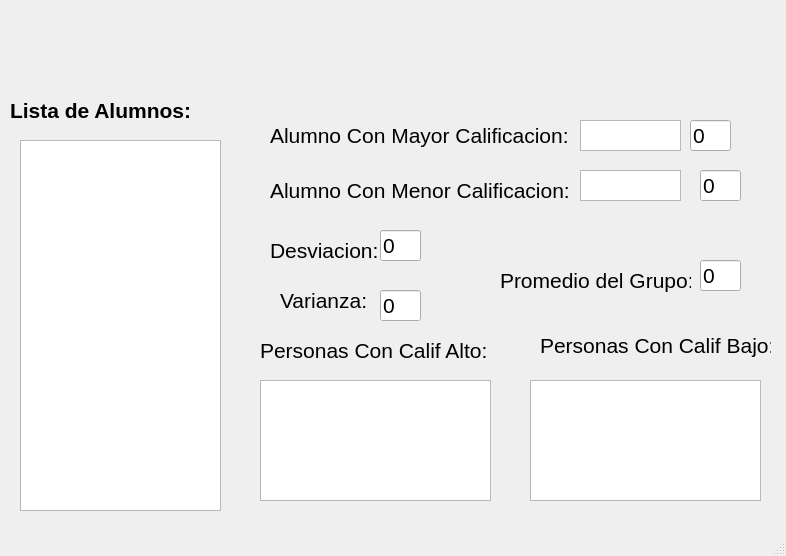
<?xml version="1.0" encoding="UTF-8"?>
<ui version="4.0">
 <class>MainWindow</class>
 <widget class="QMainWindow" name="MainWindow">
  <property name="geometry">
   <rect>
    <x>0</x>
    <y>0</y>
    <width>786</width>
    <height>556</height>
   </rect>
  </property>
  <property name="windowTitle">
   <string>MainWindow</string>
  </property>
  <widget class="QWidget" name="centralwidget">
   <widget class="QListWidget" name="lw_alumnos">
    <property name="geometry">
     <rect>
      <x>20</x>
      <y>140</y>
      <width>201</width>
      <height>371</height>
     </rect>
    </property>
    <property name="font">
     <font>
      <pointsize>16</pointsize>
     </font>
    </property>
   </widget>
   <widget class="QLabel" name="label">
    <property name="geometry">
     <rect>
      <x>10</x>
      <y>90</y>
      <width>191</width>
      <height>41</height>
     </rect>
    </property>
    <property name="font">
     <font>
      <pointsize>16</pointsize>
      <weight>75</weight>
      <bold>true</bold>
     </font>
    </property>
    <property name="text">
     <string>Lista de Alumnos:</string>
    </property>
   </widget>
   <widget class="QLineEdit" name="txt_calificacion">
    <property name="geometry">
     <rect>
      <x>700</x>
      <y>670</y>
      <width>41</width>
      <height>31</height>
     </rect>
    </property>
    <property name="font">
     <font>
      <pointsize>16</pointsize>
     </font>
    </property>
    <property name="text">
     <string>0</string>
    </property>
   </widget>
   <widget class="QLabel" name="label_10">
    <property name="geometry">
     <rect>
      <x>830</x>
      <y>0</y>
      <width>121</width>
      <height>131</height>
     </rect>
    </property>
    <property name="text">
     <string/>
    </property>
    <property name="pixmap">
     <pixmap>:/LOGO/Imagenes/HD-wallpaper-bob-esponja-mafioso-bob-esponja-gangster-mafioso-meme.jpg</pixmap>
    </property>
    <property name="scaledContents">
     <bool>true</bool>
    </property>
   </widget>
   <widget class="QLabel" name="label_8">
    <property name="geometry">
     <rect>
      <x>10</x>
      <y>0</y>
      <width>111</width>
      <height>121</height>
     </rect>
    </property>
    <property name="text">
     <string/>
    </property>
    <property name="pixmap">
     <pixmap>:/NUMEROS/Imagenes/Boca_Juniors_logo18.svg.png</pixmap>
    </property>
    <property name="scaledContents">
     <bool>true</bool>
    </property>
   </widget>
   <widget class="QLabel" name="label_9">
    <property name="geometry">
     <rect>
      <x>120</x>
      <y>0</y>
      <width>701</width>
      <height>81</height>
     </rect>
    </property>
    <property name="text">
     <string/>
    </property>
    <property name="pixmap">
     <pixmap>:/UAT_FIANS/Imagenes/FIANS.png</pixmap>
    </property>
    <property name="scaledContents">
     <bool>true</bool>
    </property>
   </widget>
   <widget class="QLabel" name="label_4">
    <property name="geometry">
     <rect>
      <x>360</x>
      <y>640</y>
      <width>341</width>
      <height>81</height>
     </rect>
    </property>
    <property name="font">
     <font>
      <pointsize>16</pointsize>
     </font>
    </property>
    <property name="text">
     <string>Calificación del Alumno Selecionado:</string>
    </property>
   </widget>
   <widget class="QLabel" name="label_5">
    <property name="geometry">
     <rect>
      <x>270</x>
      <y>120</y>
      <width>301</width>
      <height>31</height>
     </rect>
    </property>
    <property name="font">
     <font>
      <pointsize>16</pointsize>
     </font>
    </property>
    <property name="text">
     <string>Alumno Con Mayor Calificacion:</string>
    </property>
   </widget>
   <widget class="QLabel" name="label_6">
    <property name="geometry">
     <rect>
      <x>270</x>
      <y>170</y>
      <width>301</width>
      <height>41</height>
     </rect>
    </property>
    <property name="font">
     <font>
      <pointsize>16</pointsize>
     </font>
    </property>
    <property name="text">
     <string>Alumno Con Menor Calificacion:</string>
    </property>
   </widget>
   <widget class="QListWidget" name="lw_alto">
    <property name="geometry">
     <rect>
      <x>260</x>
      <y>380</y>
      <width>231</width>
      <height>121</height>
     </rect>
    </property>
    <property name="font">
     <font>
      <pointsize>16</pointsize>
     </font>
    </property>
   </widget>
   <widget class="QListWidget" name="lw_bajo">
    <property name="geometry">
     <rect>
      <x>530</x>
      <y>380</y>
      <width>231</width>
      <height>121</height>
     </rect>
    </property>
    <property name="font">
     <font>
      <pointsize>16</pointsize>
     </font>
    </property>
   </widget>
   <widget class="QLineEdit" name="txt_mayor">
    <property name="geometry">
     <rect>
      <x>690</x>
      <y>120</y>
      <width>41</width>
      <height>31</height>
     </rect>
    </property>
    <property name="font">
     <font>
      <pointsize>16</pointsize>
     </font>
    </property>
    <property name="text">
     <string>0</string>
    </property>
   </widget>
   <widget class="QLineEdit" name="txt_menor">
    <property name="geometry">
     <rect>
      <x>700</x>
      <y>170</y>
      <width>41</width>
      <height>31</height>
     </rect>
    </property>
    <property name="font">
     <font>
      <pointsize>16</pointsize>
     </font>
    </property>
    <property name="text">
     <string>0</string>
    </property>
   </widget>
   <widget class="QListWidget" name="lw_mayor">
    <property name="geometry">
     <rect>
      <x>580</x>
      <y>120</y>
      <width>101</width>
      <height>31</height>
     </rect>
    </property>
    <property name="font">
     <font>
      <pointsize>16</pointsize>
     </font>
    </property>
   </widget>
   <widget class="QListWidget" name="lw_menor">
    <property name="geometry">
     <rect>
      <x>580</x>
      <y>170</y>
      <width>101</width>
      <height>31</height>
     </rect>
    </property>
    <property name="font">
     <font>
      <pointsize>16</pointsize>
     </font>
    </property>
   </widget>
   <widget class="QLabel" name="label_7">
    <property name="geometry">
     <rect>
      <x>540</x>
      <y>330</y>
      <width>231</width>
      <height>31</height>
     </rect>
    </property>
    <property name="font">
     <font>
      <pointsize>16</pointsize>
     </font>
    </property>
    <property name="text">
     <string>Personas Con Calif Bajo:</string>
    </property>
   </widget>
   <widget class="QLabel" name="label_11">
    <property name="geometry">
     <rect>
      <x>260</x>
      <y>330</y>
      <width>231</width>
      <height>41</height>
     </rect>
    </property>
    <property name="font">
     <font>
      <pointsize>16</pointsize>
     </font>
    </property>
    <property name="text">
     <string>Personas Con Calif Alto:</string>
    </property>
   </widget>
   <widget class="QLabel" name="label_12">
    <property name="geometry">
     <rect>
      <x>270</x>
      <y>230</y>
      <width>111</width>
      <height>41</height>
     </rect>
    </property>
    <property name="font">
     <font>
      <pointsize>16</pointsize>
     </font>
    </property>
    <property name="text">
     <string>Desviacion:</string>
    </property>
   </widget>
   <widget class="QLineEdit" name="txt_desviacion">
    <property name="geometry">
     <rect>
      <x>380</x>
      <y>230</y>
      <width>41</width>
      <height>31</height>
     </rect>
    </property>
    <property name="font">
     <font>
      <pointsize>16</pointsize>
     </font>
    </property>
    <property name="text">
     <string>0</string>
    </property>
   </widget>
   <widget class="QLabel" name="label_13">
    <property name="geometry">
     <rect>
      <x>280</x>
      <y>280</y>
      <width>91</width>
      <height>41</height>
     </rect>
    </property>
    <property name="font">
     <font>
      <pointsize>16</pointsize>
     </font>
    </property>
    <property name="text">
     <string>Varianza:</string>
    </property>
   </widget>
   <widget class="QLineEdit" name="txt_varianza">
    <property name="geometry">
     <rect>
      <x>380</x>
      <y>290</y>
      <width>41</width>
      <height>31</height>
     </rect>
    </property>
    <property name="font">
     <font>
      <pointsize>16</pointsize>
     </font>
    </property>
    <property name="text">
     <string>0</string>
    </property>
   </widget>
   <widget class="QLabel" name="label_14">
    <property name="geometry">
     <rect>
      <x>500</x>
      <y>260</y>
      <width>191</width>
      <height>41</height>
     </rect>
    </property>
    <property name="font">
     <font>
      <pointsize>16</pointsize>
     </font>
    </property>
    <property name="text">
     <string>Promedio del Grupo:</string>
    </property>
   </widget>
   <widget class="QLineEdit" name="txt_promedio">
    <property name="geometry">
     <rect>
      <x>700</x>
      <y>260</y>
      <width>41</width>
      <height>31</height>
     </rect>
    </property>
    <property name="font">
     <font>
      <pointsize>16</pointsize>
     </font>
    </property>
    <property name="text">
     <string>0</string>
    </property>
   </widget>
  </widget>
  <widget class="QMenuBar" name="menubar">
   <property name="geometry">
    <rect>
     <x>0</x>
     <y>0</y>
     <width>786</width>
     <height>22</height>
    </rect>
   </property>
  </widget>
  <widget class="QStatusBar" name="statusbar"/>
 </widget>
 <resources>
  <include location="../PIP_UNIDAD_2_2021_3/recursos_proyecto.qrc"/>
 </resources>
 <connections/>
</ui>
